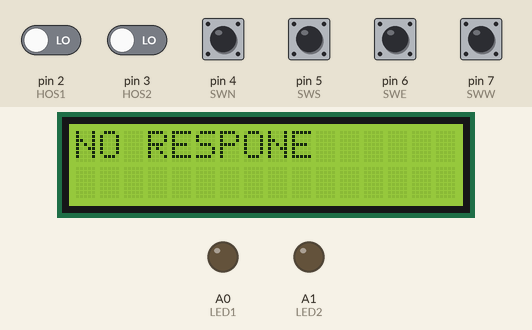
Simulated run of this sketch. Board: Arduino Uno, built with avr-gcc and run on an emulated ATmega328P. Parts: 16×2 character LCD, output pins drawn as LEDs (lit = HIGH). Inputs (shaded band) come from the test bench; at power-on: pin 2 (HOS1), pin 3 (HOS2), pin 4 (SWN), pin 5 (SWS), pin 6 (SWE), pin 7 (SWW) LOW. What the sketch prints to the serial monitor is not drawn.

Above: at 4.2 s.
4.3 s: pin 2 (HOS1) driven HIGH
At 5.5 s:
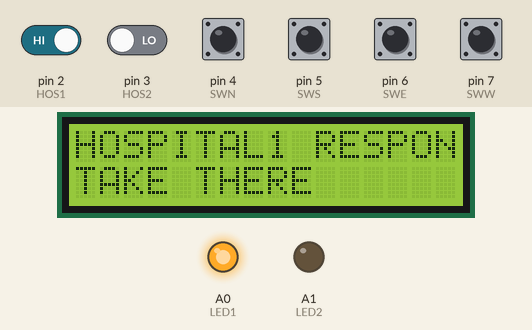
10.2 s: pin 3 (HOS2) driven HIGH
At 12.9 s:
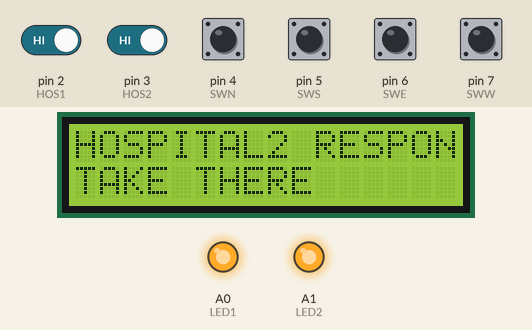
16.1 s: pin 4 (SWN) pulled HIGH for 1.15 s
At 18.9 s:
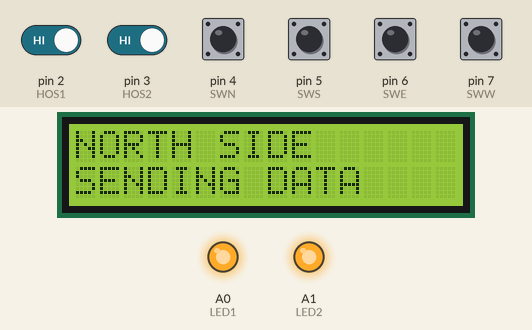
20.6 s: pin 5 (SWS) pulled HIGH for 1.15 s
At 22.3 s:
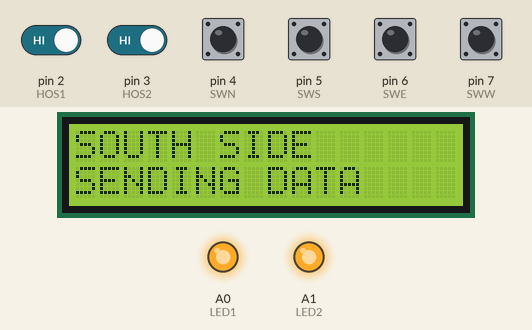
24.2 s: pin 6 (SWE) pulled HIGH for 1.15 s
At 25.6 s:
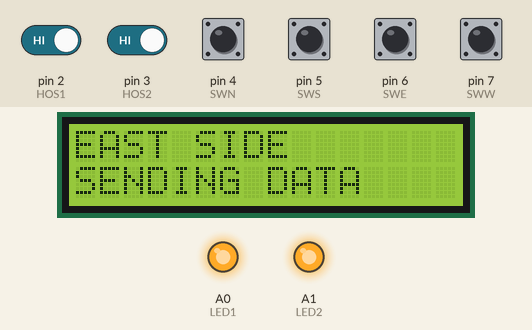
27.7 s: pin 7 (SWW) pulled HIGH for 1.15 s
At 29.5 s:
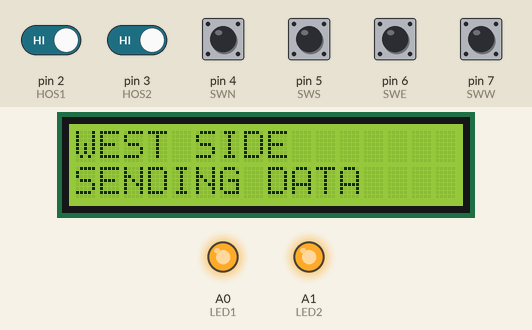
Timing chart, 0 to 31.0 s (numbered marks = the images above; inputs shaded):
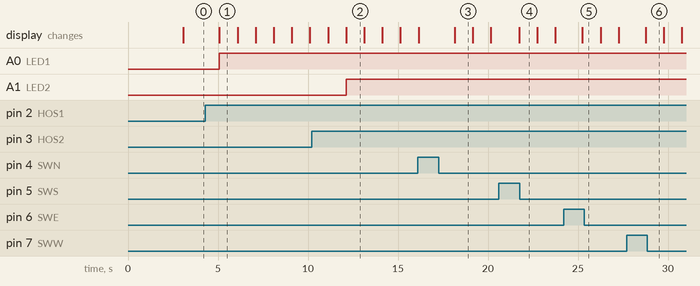

The sketch:

ambu.ino
```cpp
#include <LiquidCrystal.h>

const int rs = 8, en = 9, d4 = 10, d5 = 11, d6 = 12, d7 = 13;
LiquidCrystal lcd(rs, en, d4, d5, d6, d7);


const int SWN=4;
const int SWS=5;
const int SWE=6;
const int SWW=7;

const int HOS1=2;
const int HOS2=3;

const int LED1=A0;
const int LED2=A1;

void setup() {
  // put your setup code here, to run once:
pinMode(SWN,INPUT);
pinMode(SWS,INPUT);
pinMode(SWE,INPUT);
pinMode(SWW,INPUT);
pinMode(HOS1,INPUT);
pinMode(HOS2,INPUT);
pinMode(LED1,OUTPUT);
pinMode(LED2,OUTPUT);

digitalWrite(SWN,LOW);
digitalWrite(SWS,LOW);
digitalWrite(SWE,LOW);
digitalWrite(SWW,LOW);
digitalWrite(LED1,LOW);
digitalWrite(LED2,LOW);
Serial.begin(1200);
lcd.begin(16,2);
      lcd.clear();
      lcd.setCursor(0,0);
      lcd.print("AMBULANCE SIDE");
      lcd.setCursor(0,1);
      lcd.print("SENDING DATA");
      delay(3000);
}

void loop() {
  // put your main code here, to run repeatedly:
if(digitalRead(SWN)==HIGH)
{

  Serial.println("N");delay(500);
   Serial.println("N");delay(500);
      lcd.clear();
      lcd.setCursor(0,0);
      lcd.print("NORTH SIDE");
      lcd.setCursor(0,1);
      lcd.print("SENDING DATA");
      delay(1000);
  /*Serial.println("N");delay(500);
  Serial.println("N");delay(500);
  Serial.println("N");
delay(500);*/
}
if(digitalRead(SWS)==HIGH)
{

  Serial.println("S");delay(500);
 // Serial.println("S");delay(500);
 // Serial.println("S");delay(500);
 // Serial.println("S");
//delay(500);
lcd.begin(16,2);
      lcd.clear();
      lcd.setCursor(0,0);
      lcd.print("SOUTH SIDE");
      lcd.setCursor(0,1);
      lcd.print("SENDING DATA");
      delay(1000);
}
if(digitalRead(SWE)==HIGH)
{

  Serial.println("E");delay(500);
      lcd.clear();
      lcd.setCursor(0,0);
      lcd.print("EAST SIDE");
      lcd.setCursor(0,1);
      lcd.print("SENDING DATA");
      delay(1000);
//  Serial.println("E");delay(500);
//  Serial.println("E");delay(500);
//  Serial.println("E");
//delay(500);
}
if(digitalRead(SWW)==HIGH)
{

  Serial.println("W");delay(500);
      lcd.clear();
      lcd.setCursor(0,0);
      lcd.print("WEST SIDE");
      lcd.setCursor(0,1);
      lcd.print("SENDING DATA");
      delay(1000);;

 // Serial.println("W");delay(500);
//  Serial.println("W");delay(500);
 // Serial.println("W");
//delay(500);
}
if(digitalRead(HOS1)==HIGH)
{

       lcd.clear();
      lcd.setCursor(0,0);
      lcd.print("HOSPITAL1 RESPONDED");
      lcd.setCursor(0,1);
      lcd.print("TAKE THERE");digitalWrite(LED1,HIGH);
      delay(1000);;

 // Serial.println("W");delay(500);
//  Serial.println("W");delay(500);
 // Serial.println("W");
//delay(500);
}
if(digitalRead(HOS1)==LOW)
{

       lcd.clear();
      lcd.setCursor(0,0);
      lcd.print("NO RESPONE");
      lcd.setCursor(0,1);
      lcd.print("");digitalWrite(LED1,LOW);
      delay(1000);;

 // Serial.println("W");delay(500);
//  Serial.println("W");delay(500);
 // Serial.println("W");
//delay(500);
}
if(digitalRead(HOS2)==HIGH)
{

       lcd.clear();
      lcd.setCursor(0,0);
      lcd.print("HOSPITAL2 RESPONE");
      lcd.setCursor(0,1);
      lcd.print("TAKE THERE");digitalWrite(LED2,HIGH);
      delay(1000);;

 // Serial.println("W");delay(500);
//  Serial.println("W");delay(500);
 // Serial.println("W");
//delay(500);
}
if(digitalRead(HOS2)==LOW)
{

       lcd.clear();
      lcd.setCursor(0,0);
      lcd.print("NO RESPONE");
      lcd.setCursor(0,1);
      lcd.print("");digitalWrite(LED2,LOW);
      delay(1000);;

 // Serial.println("W");delay(500);
//  Serial.println("W");delay(500);
 // Serial.println("W");
//delay(500);
}

}
```

Measured:
- after the input at 4.3 s, A0 (LED1): LOW → HIGH after 0.78 s; the display: changes after 0.78 s (image 1)
- after the input at 10.2 s, A1 (LED2): LOW → HIGH after 1.9 s; the display: first differs from a run without the input after 1.9 s (image 2)
- after the input at 20.6 s, the display: changes after 1.1 s (image 4)
- after the input at 24.2 s, the display: changes after 1.0 s (image 5)
- after the input at 27.7 s, the display: changes after 1.1 s (image 6)
- what the display in image 1 shows lasts 1.0 s, from 5.1 s to 6.1 s
